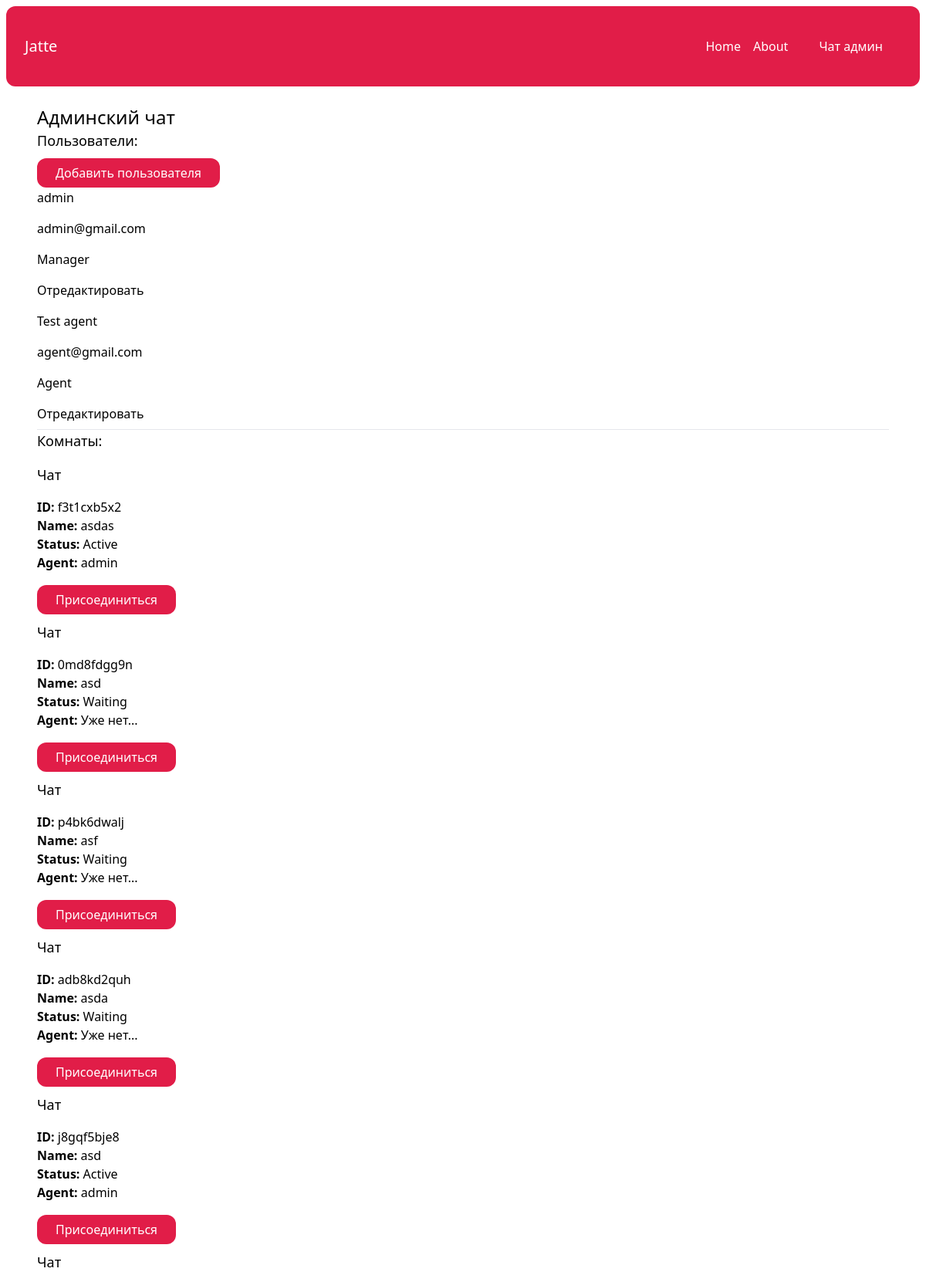
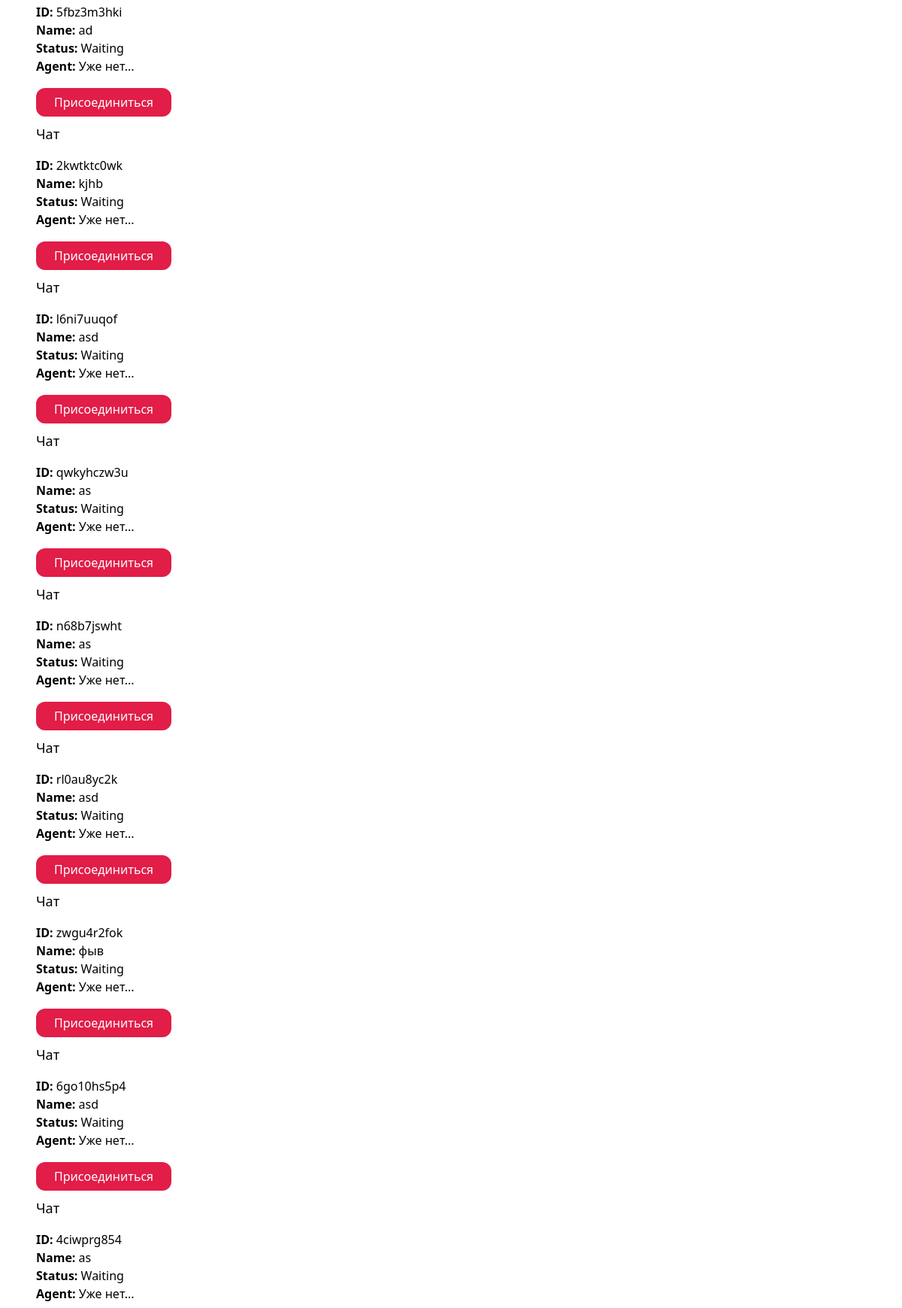
The app's page /chat-admin/ (signed in, upper part) with its own data (2 pictures, top to bottom).
### account/models.py (models this page shows)
class User(AbstractBaseUser, PermissionsMixin):
    AGENT = 'agent'
    MANAGER = 'manager'
    ROLES_CHOICES = (
        (AGENT, 'Agent'),
        (MANAGER, 'Manager'),
    )
    id = models.UUIDField(primary_key=True, default=uuid.uuid4, editable=False)
    email = models.EmailField(unique=True)
    name = models.CharField(max_length=255, blank=True, default='')
    role = models.CharField(max_length=20, choices=ROLES_CHOICES, default=AGENT)
    is_active = models.BooleanField(default=True)
    is_superuser = models.BooleanField(default=False)
    is_staff = models.BooleanField(default=False)
    date_joined = models.DateTimeField(default=timezone.now)
    last_login = models.DateTimeField(blank=True, null=True)
    objects = CustomUserManager()
    USERNAME_FIELD = 'email'
    EMAIL_FIELD = 'email'
    REQUIRED_FIELDS = ['name']

### chat/models.py (models this page shows, shortened)
class Room(models.Model):
    WAITING = 'waiting'
    ACTIVE = 'active'
    CLOSED = 'closed'
    CHOICES_STATUS = {
        (WAITING, 'Waiting'),
        (ACTIVE, 'Active'),
        (CLOSED, 'Closed'),
    }
    uuid = models.CharField(max_length=255)
    client = models.CharField(max_length=255)
    agent = models.ForeignKey(User, related_name='rooms', blank=True, null=True, on_delete=models.SET_NULL)
    messages = models.ManyToManyField(Message, blank=True)
    url = models.CharField(max_length=255, blank=True, null=True)
    status = models.CharField(max_length=20, choices=CHOICES_STATUS, default=WAITING)
    created_at = models.DateTimeField(auto_now_add=True)
    class Meta:
        ordering = ('-created_at',)

### chat/views.py (the view)
# urls.py: path('chat-admin/', views.admin, name='admin'),
@login_required
def admin(request):
    rooms = Room.objects.all()
    users = User.objects.filter(is_staff=True)
    return render(request, 'chat/admin.html',  {
        'rooms': rooms,
        'users': users,
    })

### chat/templates/chat/admin.html
{% extends 'core/base.html'%}
{% block content %}
<h1 class="text-2xl">Админский чат</h1>
{% if perms.user.ad_user %}
<div class="mt-8">
    <h2 class="mb-4 text-lg">Пользователи:</h2>
    <a href="#" class="inline-block py-2 px-6 bg-rose-600 text-white rounded-xl">Добавить пользователя</a>
    <div class="mt-6">
        {% for user in users %}
        <div class="grid grid-cols-4 gap-4 py-2">
            <p class="inline-block px-2 bg-gray-100">
                {{ user.name }}
            </p>
            <p class="inline-block px-2">{{ user.email }}</p>
            <p class="inline-block px-2">{{ user.get_role_display }}</p>
            <p class="inline-block px-2 text-right">
                <a href="#" class="underline">Отредактировать</a>
            </p>
        </div>
        {% endfor%}
    </div>
</div>
{% endif %}
<hr class="my-6">
<div class="mt-8">
    <h2 class="mb-4 text-lg">Комнаты:</h2>
{% include 'chat/partials/room_list.html' %}
</div>
    {% endblock %}

### core/templates/core/base.html (shortened to what this page needs)
{% load static %}
<!doctype html>
<html>
    <head>
        <link rel="stylesheet" type="text/css" href="{% static 'css/main.min.css' %}">
    </head>
    <body>
        <div class="p-2">
            <nav class="p-6 bg-rose-600 text-white flex justify-between items-center rounded-xl">
                <a href="{% url 'core:index' %}" class="text-xl">Jatte</a>
                <div class="flex items-center space-x-4">
                    <a href="{% url 'core:index' %}">Home</a>
                    <a href="{% url 'core:about' %}">About</a>
                    {% if request.user.is_authenticated  %}
                    <a href="{% url 'chat:admin'%}" class="inline-block py-4 px-6 bg-rose-800 text-white rounded-xl">Чат админ</a>
                    {% endif %}
                </div>
            </nav>
            <main class="max-w-6xl mx-auto p-6">
                {% block content %}
                {% endblock %}
            </main>
        </div>
    </body>
</html>

### chat/templates/chat/partials/room_list.html
    <div class="grid gri-cols-4 gap-4">
    {% for room in rooms %}
    <div class="p-4 rounded-xl {% if room.status == 'waiting' %}bg-emerald-100{% elif room.status == 'active' %}bg-yellow-100{% else %}bg-gray-100{% endif %}">
        <h3 class="mb-4 text-lg">Чат</h3>
        <p>
            <b>ID:</b> {{room.uuid}} <br>
            <b>Name:</b> {{room.client}} <br>
            <b>Status:</b> {{room.get_status_display}} <br>
            <b>Agent:</b> {% firstof room.agent.name 'Уже нет...' %} <br>
        </p>
        <br>
        <a href="{% url 'chat:room' room.uuid %}" class="mt-4 inline-block py-2 px-6 bg-rose-600 text-white rounded-xl">Присоединиться</a>
        </div>
    {% endfor%}
    </div>

### records on screen
User: name "admin", email "admin@gmail.com", role "Manager"
User: name "Test agent", email "agent@gmail.com", role "Agent"
Room: uuid "f3t1cxb5x2", client "asdas", status "Active", agent.name "admin"
Room: uuid "0md8fdgg9n", client "asd", status "Waiting", agent "Уже нет..."
Room: uuid "p4bk6dwalj", client "asf", status "Waiting", agent "Уже нет..."
Room: uuid "adb8kd2quh", client "asda", status "Waiting", agent "Уже нет..."
Room: uuid "j8gqf5bje8", client "asd", status "Active", agent.name "admin"
Room: uuid "5fbz3m3hki", client "ad", status "Waiting", agent "Уже нет..."
Room: uuid "2kwtktc0wk", client "kjhb", status "Waiting", agent "Уже нет..."
Room: uuid "l6ni7uuqof", client "asd", status "Waiting", agent "Уже нет..."
Room: uuid "qwkyhczw3u", client "as", status "Waiting", agent "Уже нет..."
Room: uuid "n68b7jswht", client "as", status "Waiting", agent "Уже нет..."
Room: uuid "rl0au8yc2k", client "asd", status "Waiting", agent "Уже нет..."
Room: uuid "zwgu4r2fok", client "фыв", status "Waiting", agent "Уже нет..."
Room: uuid "6go10hs5p4", client "asd", status "Waiting", agent "Уже нет..."
Room: uuid "4ciwprg854", client "as", status "Waiting", agent "Уже нет..."
